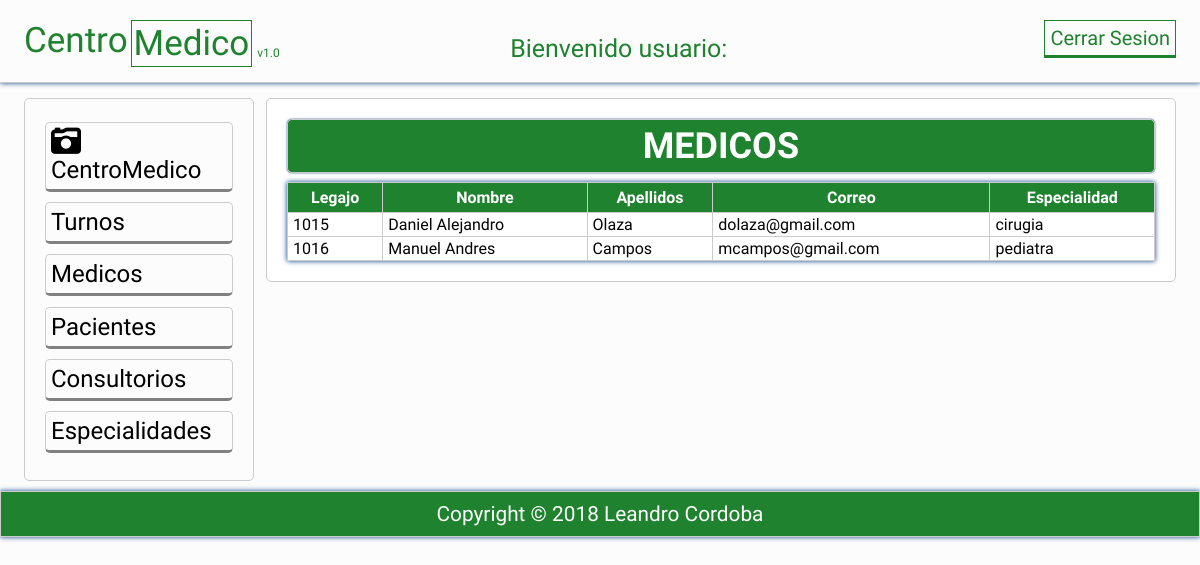
Page /vista/limitado/medicos2_vista.php on the committed database.
### tables this page shows
CREATE TABLE `medicos` (
  `idMedico` int(11) NOT NULL AUTO_INCREMENT,
  `medLegajo` char(15) NOT NULL,
  `mednombres` varchar(50) NOT NULL,
  `medapellidos` varchar(50) NOT NULL,
  `medEspecialidad` varchar(50) NOT NULL,
  `medtelefono` char(15) NOT NULL,
  `medcorreo` varchar(50) NOT NULL,
  PRIMARY KEY (`idMedico`),
  UNIQUE KEY `medLegajo` (`medLegajo`)
);

### vista/limitado/medicos2_vista.php (the view, shortened to what this page needs)
<?php
require 'conexion.php';
$consulta = $conexion -> prepare("
	SELECT * FROM medicos ORDER BY medLegajo");
$consulta ->execute();
$consulta = $consulta ->fetchAll();
?>
<?php include 'vista/plantillas/header2.php'; ?>
	<section class="main">
		<div class="wrapp">
			<?php include 'vista/plantillas/nav2.php'; ?>
				<article>
					<div class="mensaje">
						<h2>MEDICOS</h2>
					</div>
						<table class="tabla">
						  <tr>
							<th>Legajo</th>
							<th>Nombre</th>
							<th>Apellidos</th>
							<th>Correo</th>
							<th>Especialidad</th>
						  </tr>
						<?php foreach ($consulta as $Sql): ?>
						<tr >
						<?php echo "<td class='mayusculas'>". $Sql['medLegajo']. "</td>"; ?>
						<?php echo "<td class='mayusculas'>". $Sql['mednombres']. "</td>"; ?>
						<?php echo "<td class='mayusculas'>". $Sql['medapellidos']. "</td>"; ?>
						<?php echo "<td>". $Sql['medcorreo']. "</td>"; ?>
						<?php echo "<td >". $Sql['medEspecialidad']. "</td>"; ?>
						</tr>
						<?php endforeach; ?>
						</table>
				</article>
	</section>
<?php include 'vista/plantillas/footer2.php'; ?>
</body>
</html>

### css/estilos2.css (style rules this page uses)
* { -webkit-box-sizing: border-box; -moz-box-sizing: border-box; box-sizing: border-box; margin:0px; padding:0px; font-family: 'Antic', sans-serif; }
body { background: rgba(0,0,0,.01); color:#000; }
.wrapp { padding: 0% 2%; width:100%; margin:auto; overflow: hidden; }
.mensaje { background: #1f822e; padding:5px; color:#fff; border-radius:5px; text-align: center; font-size: 1.5em; margin-bottom: 5px; box-shadow: 0 0px 2px #013D82 !important; }
article { margin: 10px 0px; margin-left:1%; float: left; width: 79%; padding:20px; background: rgb(255, 255, 255); border-radius:5px; }
article,aside, .mensaje { border:1px solid #ccc; }
.tabla { box-shadow: 0 0px 5px #013D82 !important; width:100%; margin-top: 1%; border-collapse: collapse; }
.tabla th { background: #1f822e; padding: 5px; color:white; }
.tabla td { padding: 2px 5px; }
.tabla td,th { border:1px solid #ccc; }
.mayusculas { text-transform: capitalize; }

### rows in the picture
medicos: medLegajo "1015", mednombres "Daniel Alejandro", medapellidos "Olaza", medcorreo "dolaza@gmail.com", medEspecialidad "cirugia"
medicos: medLegajo "1016", mednombres "Manuel Andres", medapellidos "Campos", medcorreo "mcampos@gmail.com", medEspecialidad "pediatra"
